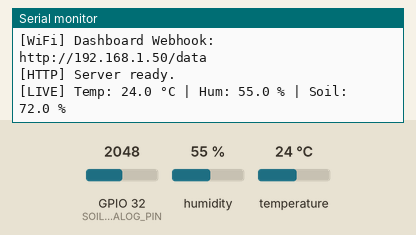
Simulated run of this sketch. Board: ESP32. Parts: the last lines printed to the serial monitor. The inputs (shaded band) are chosen by the test bench; at power-on: humidity 55 %, GPIO 32 (SOIL_ANALOG_PIN) = 2048, temperature 24 °C. WiFi joins after 1.5 s; servers stay silent unless stated.

Above: at 3.7 s.
3.8 s: humidity set to 22 %
At 5.1 s:
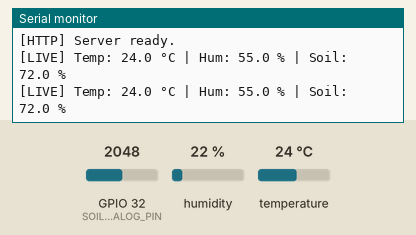
5.3 s: GPIO 32 (SOIL_ANALOG_PIN) set to 1960
At 6.7 s:
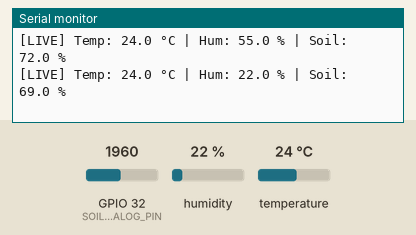
6.8 s: temperature set to 12 °C
8.3 s: GPIO 32 (SOIL_ANALOG_PIN) set to 2040
At 8.9 s:
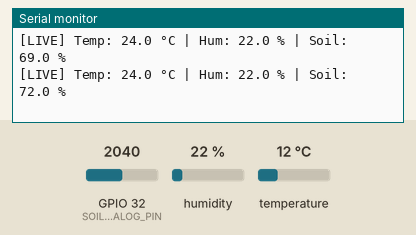
9.8 s: humidity set to 40 %
At 11.2 s:
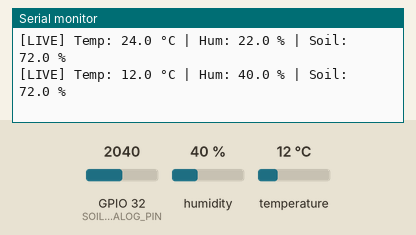
Timing chart, 0 to 12.3 s (numbered marks = the images above; inputs shaded):
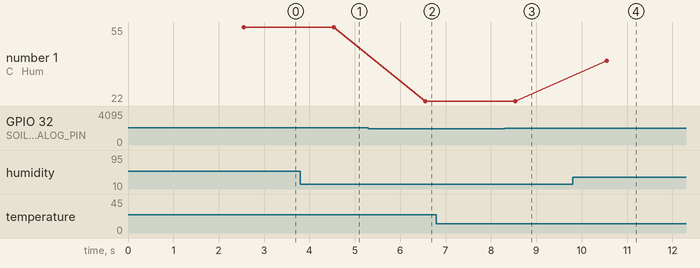

Measured:
- after the input at 5.3 s, the serial monitor: prints a new line after 1.3 s (image 2)
- after the input at 8.3 s, the serial monitor: prints a new line after 0.23 s (image 3)
- after the input at 9.8 s, the serial monitor: prints a new line after 0.75 s (image 4)
- plotted number 1: 22 → 40 after the input at 9.8 s

The sketch:

esp32_dht11_soil_node.ino
```cpp
/*
 * =====================================================================================
 * RituChakra: Field Shift — Real ESP32 Hardware Node (Official DHT Library)
 * NASA Space Apps Challenge 2026 | Team Gandharvas
 *
 * Hardware Connections:
 * -------------------------------------------------------------
 * 1. DHT11 (Blue Sensor - 4 Pins, grid facing you, pins down):
 *    - Pin 1 (Leftmost / VCC) --> ESP32 "VIN" (5V from USB - Best for DHT11!)
 *    - Pin 2 (Data Pin)       --> ESP32 "D4"  (GPIO 4)
 *    - Pin 3                  --> LEAVE EMPTY
 *    - Pin 4 (Rightmost / GND)--> ESP32 "GND"
 *
 * 2. Soil Moisture Probe (2 Pins):
 *    - Pin 1                  --> ESP32 "D26" (Pulsed 3.3V Power)
 *    - Pin 2                  --> ESP32 "D32" (Analog In with internal pull-down)
 * =====================================================================================
 */

#include <WiFi.h>
#include <WebServer.h>
#include <DHT.h>

// --- WiFi Credentials ---
const char* WIFI_SSID     = "YOUR_HOTSPOT_NAME";
const char* WIFI_PASSWORD = "YOUR_HOTSPOT_PASSWORD";

// --- Pin Allocations ---
#define DHT_PIN          4     // GPIO 4 (D4 on ESP32 right side)
#define DHT_TYPE         DHT11 // Sensor model DHT11
#define SOIL_POWER_PIN   26    // GPIO 26 (D26 on ESP32 left side)
#define SOIL_ANALOG_PIN  32    // GPIO 32 (D32 on ESP32 left side)

// Soil Calibration bounds (ADC 0 - 4095)
const int DRY_RAW = 50;
const int WET_RAW = 2800;

DHT dht(DHT_PIN, DHT_TYPE);
WebServer server(80);

float currentTemp = 0.0;
float currentHumidity = 0.0;
float currentSoilMoisture = 0.0;
float currentPressure = 1013.25;
bool dhtReady = false;
unsigned long lastReadTime = 0;

int readRawSoil() {
  digitalWrite(SOIL_POWER_PIN, HIGH);
  delay(15);
  int raw = analogRead(SOIL_ANALOG_PIN);
  digitalWrite(SOIL_POWER_PIN, LOW);
  return raw;
}

void readAllSensors() {
  // Read DHT11 using official Adafruit driver
  float t = dht.readTemperature();
  float h = dht.readHumidity();

  if (!isnan(t) && !isnan(h) && t > -10.0 && t < 70.0 && h >= 0.0 && h <= 100.0) {
    currentTemp = t;
    currentHumidity = h;
    dhtReady = true;
  }

  // Read Bare Soil Probe
  int rawSoil = readRawSoil();
  rawSoil = constrain(rawSoil, DRY_RAW, WET_RAW);
  currentSoilMoisture = map(rawSoil, DRY_RAW, WET_RAW, 0, 100);

  // Slight diurnal variation on pressure baseline
  currentPressure = 1013.2 + sin(millis() / 45000.0) * 0.6;
}

// REST JSON API Handler (/data) for RituChakra Dashboard
void handleData() {
  readAllSensors();

  String json = "{";
  json += "\"node_id\":\"MY_FARM_ESP32\",";
  json += "\"temp\":" + String(currentTemp, 1) + ",";
  json += "\"soil_temp\":" + String(max(15.0f, currentTemp - 1.2f), 1) + ",";
  json += "\"humidity\":" + String(currentHumidity, 1) + ",";
  json += "\"pressure\":" + String(currentPressure, 1) + ",";
  json += "\"soil_moisture\":" + String(currentSoilMoisture, 1) + ",";
  json += "\"rain\":0.0,";
  json += "\"uptime_sec\":" + String(millis() / 1000);
  json += "}";

  server.sendHeader("Access-Control-Allow-Origin", "*");
  server.send(200, "application/json", json);
}

// Web UI for direct browser preview (http://<IP>/)
void handleRoot() {
  readAllSensors();

  String html = "<!DOCTYPE html><html><head><meta charset='utf-8'>";
  html += "<meta name='viewport' content='width=device-width, initial-scale=1'>";
  html += "<title>RituChakra Node</title>";
  html += "<style>body{font-family:-apple-system,sans-serif;background:#0F172A;color:#FFFFFF;text-align:center;padding:24px 12px;}";
  html += ".grid{display:grid;grid-template-columns:repeat(auto-fit,minmax(140px,1fr));gap:12px;max-width:440px;margin:16px auto;}";
  html += ".card{background:#1E293B;border:1px solid #334155;border-radius:6px;padding:16px;}";
  html += ".val{font-size:1.8rem;font-weight:700;color:#10B981;margin-top:6px;}";
  html += "h1{color:#38BDF8;font-size:1.3rem;margin-bottom:4px;}</style></head><body>";
  html += "<h1>🌾 RituChakra Live Hardware Node</h1>";
  html += "<div class='grid'>";
  html += "<div class='card'><div>Air Temp</div><div class='val'>" + String(currentTemp, 1) + "&deg;C</div></div>";
  html += "<div class='card'><div>Humidity</div><div class='val'>" + String(currentHumidity, 1) + "%</div></div>";
  html += "<div class='card'><div>Soil Moisture</div><div class='val'>" + String(currentSoilMoisture, 1) + "%</div></div>";
  html += "<div class='card'><div>Pressure</div><div class='val'>" + String(currentPressure, 1) + " hPa</div></div>";
  html += "</div>";
  html += "<p style='color:#38BDF8;margin-top:16px;'>Webhook URL for RituChakra Dashboard:<br>";
  html += "<b>http://" + WiFi.localIP().toString() + "/data</b></p>";
  html += "</body></html>";

  server.send(200, "text/html", html);
}

void setup() {
  Serial.begin(115200);
  delay(1000);
  Serial.println("\n[RituChakra] Starting ESP32 Community Node (Adafruit DHT Driver)...");

  // Setup pins
  pinMode(SOIL_POWER_PIN, OUTPUT);
  digitalWrite(SOIL_POWER_PIN, LOW);
  pinMode(SOIL_ANALOG_PIN, INPUT_PULLDOWN);

  // Start DHT11
  dht.begin();
  Serial.println("[DHT11] Sensor initialized on GPIO 4 (D4).");

  // Connect to WiFi
  Serial.print("[WiFi] Connecting to: ");
  Serial.println(WIFI_SSID);
  WiFi.begin(WIFI_SSID, WIFI_PASSWORD);

  int tries = 0;
  while (WiFi.status() != WL_CONNECTED && tries < 20) {
    delay(500);
    Serial.print(".");
    tries++;
  }

  if (WiFi.status() == WL_CONNECTED) {
    Serial.println("\n[WiFi] Connected!");
    Serial.print("[WiFi] IP: ");
    Serial.println(WiFi.localIP());
    Serial.print("[WiFi] Dashboard Webhook: http://");
    Serial.print(WiFi.localIP());
    Serial.println("/data");
  } else {
    Serial.println("\n[WiFi] Hotspot not found. Starting Standalone AP...");
    WiFi.softAP("RituChakra_Node_AP", "gandharvas2026");
    Serial.print("[AP IP]: http://");
    Serial.print(WiFi.softAPIP());
    Serial.println("/data");
  }

  server.on("/", handleRoot);
  server.on("/data", handleData);
  server.begin();
  Serial.println("[HTTP] Server ready.");
}

void loop() {
  server.handleClient();

  if (millis() - lastReadTime >= 2000) {
    lastReadTime = millis();
    readAllSensors();

    Serial.print("[LIVE] Temp: ");
    if (dhtReady) {
      Serial.print(currentTemp, 1);
      Serial.print(" °C | Hum: ");
      Serial.print(currentHumidity, 1);
      Serial.print(" %");
    } else {
      Serial.print("CONNECTING/CHECKING PIN... | Hum: WAITING");
    }

    Serial.print(" | Soil: ");
    Serial.print(currentSoilMoisture, 1);
    Serial.println(" %");
  }
}
```
